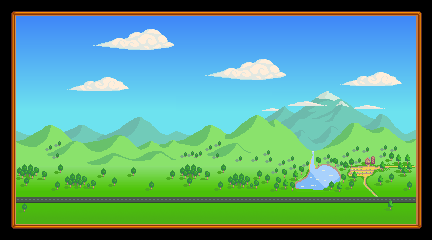

This is a level from a 2D game, rendered from its Tiled map with the project's own tilesets. A one-line summary and the complete map file follow:
An orthogonal 27x15 tile map with 16x16 px tiles, 5 tile layers (Back, Buildings, Front, Paths, ...).

<map version="1.10" tiledversion="1.11.2" orientation="orthogonal" renderorder="right-down" compressionlevel="0" width="27" height="15" tilewidth="16" tileheight="16" infinite="0" nextlayerid="11" nextobjectid="1">
 <tileset firstgid="1" name="chrisBiketourTiles" tilewidth="16" tileheight="16" tilecount="400" columns="25">
  <image source="chrisBiketourTiles.png" width="400" height="256" />
 </tileset>
 <layer id="1" name="Back" width="27" height="15">
  <data encoding="csv">
0,0,0,0,0,0,0,0,0,0,0,0,0,0,0,0,0,0,0,0,0,0,0,0,0,0,0,
0,1,2,3,4,5,6,7,8,9,10,11,12,13,14,15,16,17,18,19,20,21,22,23,24,25,0,
0,26,27,28,29,30,31,32,33,34,35,36,37,38,39,40,41,42,43,44,45,46,47,48,49,50,0,
0,51,52,53,54,55,56,57,58,59,60,61,62,63,64,65,66,67,68,69,70,71,72,73,74,75,0,
0,76,77,78,79,80,81,82,83,84,85,86,87,88,89,90,91,92,93,94,95,96,97,98,99,100,0,
0,101,102,103,104,105,106,107,108,109,110,111,112,113,114,115,116,117,118,119,120,121,122,123,124,125,0,
0,126,127,128,129,130,131,132,133,134,135,136,137,138,139,140,141,142,143,144,145,146,147,148,149,150,0,
0,151,152,153,154,155,156,157,158,159,160,161,162,163,164,165,166,167,168,169,170,171,172,173,174,175,0,
0,176,177,178,179,180,181,182,183,184,185,186,187,188,189,190,191,192,193,194,195,196,197,198,199,200,0,
0,201,202,203,204,205,206,207,208,209,210,211,212,213,214,215,216,217,218,219,220,221,222,223,224,225,0,
0,226,227,228,229,230,231,232,233,234,235,236,237,238,239,240,241,242,243,244,245,246,247,248,249,250,0,
0,251,252,253,254,255,256,257,258,259,260,261,262,263,264,265,266,267,268,269,270,271,272,273,274,275,0,
0,276,277,278,279,280,281,282,283,284,285,286,287,288,289,290,291,292,293,294,295,296,297,298,299,300,0,
0,301,302,303,304,305,306,307,308,309,310,311,312,313,314,315,316,317,318,319,320,321,322,323,324,325,0,
0,0,0,0,0,0,0,0,0,0,0,0,0,0,0,0,0,0,0,0,0,0,0,0,0,0,0
</data>
 </layer>
 <layer id="3" name="Buildings" width="27" height="15">
  <data encoding="csv">
0,0,0,0,0,0,0,0,0,0,0,0,0,0,0,0,0,0,0,0,0,0,0,0,0,0,0,
0,0,0,0,0,0,0,0,0,0,0,0,0,0,0,0,0,0,0,0,0,0,0,0,0,0,0,
0,0,0,0,0,0,0,0,0,0,0,0,0,0,0,0,0,0,0,0,0,0,0,0,0,0,0,
0,0,0,0,0,0,0,0,0,0,0,0,0,0,0,0,0,0,0,0,0,0,0,0,0,0,0,
0,0,0,0,0,0,0,0,0,0,0,0,0,0,0,0,0,0,0,0,0,0,0,0,0,0,0,
0,0,0,0,0,0,0,0,0,0,0,0,0,0,0,0,0,0,0,0,0,0,0,0,0,0,0,
0,0,0,0,0,0,0,0,0,0,0,0,0,0,0,0,0,0,0,0,0,0,0,0,0,0,0,
0,0,0,0,0,0,0,0,0,0,0,0,0,0,0,0,0,0,0,0,0,0,0,0,0,0,0,
0,0,0,0,0,0,0,0,0,0,0,0,0,0,0,0,0,0,0,0,0,0,0,0,0,0,0,
0,0,0,0,0,0,0,0,0,0,0,0,0,0,0,0,0,0,0,0,0,0,0,0,0,0,0,
0,0,0,0,0,0,0,0,0,0,0,0,0,0,0,0,0,0,0,0,0,0,0,0,0,0,0,
0,0,0,0,0,0,0,0,0,0,0,0,0,0,0,0,0,0,0,0,0,0,0,0,0,0,0,
0,0,0,0,0,0,0,0,0,0,0,0,0,0,0,0,0,0,0,0,0,0,0,0,0,0,0,
0,0,0,0,0,0,0,0,0,0,0,0,0,0,0,0,0,0,0,0,0,0,0,0,0,0,0,
0,0,0,0,0,0,0,0,0,0,0,0,0,0,0,0,0,0,0,0,0,0,0,0,0,0,0
</data>
 </layer>
 <layer id="5" name="Front" width="27" height="15">
  <data encoding="csv">
0,0,0,0,0,0,0,0,0,0,0,0,0,0,0,0,0,0,0,0,0,0,0,0,0,0,0,
0,0,0,0,0,0,0,0,0,0,0,0,0,0,0,0,0,0,0,0,0,0,0,0,0,0,0,
0,0,0,0,0,0,0,0,0,0,0,0,0,0,0,0,0,0,0,0,0,0,0,0,0,0,0,
0,0,0,0,0,0,0,0,0,0,0,0,0,0,0,0,0,0,0,0,0,0,0,0,0,0,0,
0,0,0,0,0,0,0,0,0,0,0,0,0,0,0,0,0,0,0,0,0,0,0,0,0,0,0,
0,0,0,0,0,0,0,0,0,0,0,0,0,0,0,0,0,0,0,0,0,0,0,0,0,0,0,
0,0,0,0,0,0,0,0,0,0,0,0,0,0,0,0,0,0,0,0,0,0,0,0,0,0,0,
0,0,0,0,0,0,0,0,0,0,0,0,0,0,0,0,0,0,0,0,0,0,0,0,0,0,0,
0,0,0,0,0,0,0,0,0,0,0,0,0,0,0,0,0,0,0,0,0,0,0,0,0,0,0,
0,0,0,0,0,0,0,0,0,0,0,0,0,0,0,0,0,0,0,0,0,0,0,0,0,0,0,
0,0,0,0,0,0,0,0,0,0,0,0,0,0,0,0,0,0,0,0,0,0,0,0,0,0,0,
0,0,0,0,0,0,0,0,0,0,0,0,0,0,0,0,0,0,0,0,0,0,0,0,0,0,0,
0,0,0,0,0,0,0,0,0,0,0,0,0,0,0,0,0,0,0,0,0,0,0,0,0,0,0,
0,0,0,0,0,0,0,0,0,0,0,0,0,0,0,0,0,0,0,0,0,0,0,0,0,0,0,
0,0,0,0,0,0,0,0,0,0,0,0,0,0,0,0,0,0,0,0,0,0,0,0,0,0,0
</data>
 </layer>
 <layer id="8" name="Paths" width="27" height="15">
  <data encoding="csv">
0,0,0,0,0,0,0,0,0,0,0,0,0,0,0,0,0,0,0,0,0,0,0,0,0,0,0,
0,0,0,0,0,0,0,0,0,0,0,0,0,0,0,0,0,0,0,0,0,0,0,0,0,0,0,
0,0,0,0,0,0,0,0,0,0,0,0,0,0,0,0,0,0,0,0,0,0,0,0,0,0,0,
0,0,0,0,0,0,0,0,0,0,0,0,0,0,0,0,0,0,0,0,0,0,0,0,0,0,0,
0,0,0,0,0,0,0,0,0,0,0,0,0,0,0,0,0,0,0,0,0,0,0,0,0,0,0,
0,0,0,0,0,0,0,0,0,0,0,0,0,0,0,0,0,0,0,0,0,0,0,0,0,0,0,
0,0,0,0,0,0,0,0,0,0,0,0,0,0,0,0,0,0,0,0,0,0,0,0,0,0,0,
0,0,0,0,0,0,0,0,0,0,0,0,0,0,0,0,0,0,0,0,0,0,0,0,0,0,0,
0,0,0,0,0,0,0,0,0,0,0,0,0,0,0,0,0,0,0,0,0,0,0,0,0,0,0,
0,0,0,0,0,0,0,0,0,0,0,0,0,0,0,0,0,0,0,0,0,0,0,0,0,0,0,
0,0,0,0,0,0,0,0,0,0,0,0,0,0,0,0,0,0,0,0,0,0,0,0,0,0,0,
0,0,0,0,0,0,0,0,0,0,0,0,0,0,0,0,0,0,0,0,0,0,0,0,0,0,0,
0,0,0,0,0,0,0,0,0,0,0,0,0,0,0,0,0,0,0,0,0,0,0,0,0,0,0,
0,0,0,0,0,0,0,0,0,0,0,0,0,0,0,0,0,0,0,0,0,0,0,0,0,0,0,
0,0,0,0,0,0,0,0,0,0,0,0,0,0,0,0,0,0,0,0,0,0,0,0,0,0,0
</data>
 </layer>
 <layer id="10" name="AlwaysFront" width="27" height="15">
  <data encoding="csv">
326,327,327,327,327,327,327,327,327,327,327,327,327,327,327,327,327,327,327,327,327,327,327,327,327,327,328,
351,0,0,0,0,0,0,0,0,0,0,0,0,0,0,0,0,0,0,0,0,0,0,0,0,0,353,
351,0,0,0,0,0,0,0,0,0,0,0,0,0,0,0,0,0,0,0,0,0,0,0,0,0,353,
351,0,0,0,0,0,0,0,0,0,0,0,0,0,0,0,0,0,0,0,0,0,0,0,0,0,353,
351,0,0,0,0,0,0,0,0,0,0,0,0,0,0,0,0,0,0,0,0,0,0,0,0,0,353,
351,0,0,0,0,0,0,0,0,0,0,0,0,0,0,0,0,0,0,0,0,0,0,0,0,0,353,
351,0,0,0,0,0,0,0,0,0,0,0,0,0,0,0,0,0,0,0,0,0,0,0,0,0,353,
351,0,0,0,0,0,0,0,0,0,0,0,0,0,0,0,0,0,0,0,0,0,0,0,0,0,353,
351,0,0,0,0,0,0,0,0,0,0,0,0,0,0,0,0,0,0,0,0,0,0,0,0,0,353,
351,0,0,0,0,0,0,0,0,0,0,0,0,0,0,0,0,0,0,0,0,0,0,0,0,0,353,
351,0,0,0,0,0,0,0,0,0,0,0,0,0,0,0,0,0,0,0,0,0,0,0,0,0,353,
351,0,0,0,0,0,0,0,0,0,0,0,0,0,0,0,0,0,0,0,0,0,0,0,0,0,353,
351,0,0,0,0,0,0,0,0,0,0,0,0,0,0,0,0,0,0,0,0,0,0,0,0,0,353,
351,0,0,0,0,0,0,0,0,0,0,0,0,0,0,0,0,0,0,0,0,0,0,0,0,0,353,
376,377,377,377,377,377,377,377,377,377,377,377,377,377,377,377,377,377,377,377,377,377,377,377,377,377,378
</data>
 </layer>
 <objectgroup id="2" name="Back" />
 <objectgroup id="4" name="Buildings" />
 <objectgroup id="6" name="Front" />
 <objectgroup id="7" name="Paths" />
 <objectgroup id="9" name="AlwaysFront" />
</map>
